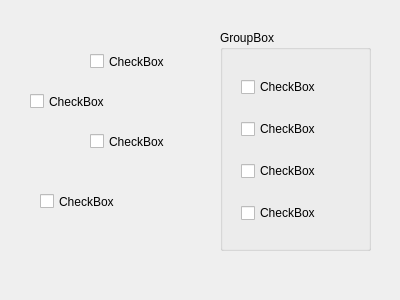
<?xml version="1.0" encoding="UTF-8"?>
<ui version="4.0">
 <class>Dialog</class>
 <widget class="QDialog" name="Dialog">
  <property name="geometry">
   <rect>
    <x>0</x>
    <y>0</y>
    <width>400</width>
    <height>300</height>
   </rect>
  </property>
  <property name="windowTitle">
   <string>Dialog</string>
  </property>
  <widget class="QGroupBox" name="groupchk">
   <property name="geometry">
    <rect>
     <x>220</x>
     <y>30</y>
     <width>151</width>
     <height>221</height>
    </rect>
   </property>
   <property name="title">
    <string>GroupBox</string>
   </property>
   <widget class="QWidget" name="">
    <property name="geometry">
     <rect>
      <x>21</x>
      <y>31</y>
      <width>111</width>
      <height>181</height>
     </rect>
    </property>
    <layout class="QVBoxLayout" name="verticalLayout">
     <item>
      <widget class="QCheckBox" name="groupchk_1">
       <property name="text">
        <string>CheckBox</string>
       </property>
      </widget>
     </item>
     <item>
      <widget class="QCheckBox" name="groupchk_2">
       <property name="text">
        <string>CheckBox</string>
       </property>
      </widget>
     </item>
     <item>
      <widget class="QCheckBox" name="groupchk_3">
       <property name="text">
        <string>CheckBox</string>
       </property>
      </widget>
     </item>
     <item>
      <widget class="QCheckBox" name="groupchk_4">
       <property name="text">
        <string>CheckBox</string>
       </property>
      </widget>
     </item>
    </layout>
   </widget>
  </widget>
  <widget class="QCheckBox" name="chk_1">
   <property name="geometry">
    <rect>
     <x>90</x>
     <y>50</y>
     <width>92</width>
     <height>23</height>
    </rect>
   </property>
   <property name="text">
    <string>CheckBox</string>
   </property>
  </widget>
  <widget class="QCheckBox" name="chk_2">
   <property name="geometry">
    <rect>
     <x>30</x>
     <y>90</y>
     <width>92</width>
     <height>23</height>
    </rect>
   </property>
   <property name="text">
    <string>CheckBox</string>
   </property>
  </widget>
  <widget class="QCheckBox" name="chk_3">
   <property name="geometry">
    <rect>
     <x>90</x>
     <y>130</y>
     <width>92</width>
     <height>23</height>
    </rect>
   </property>
   <property name="text">
    <string>CheckBox</string>
   </property>
  </widget>
  <widget class="QCheckBox" name="chk_4">
   <property name="geometry">
    <rect>
     <x>40</x>
     <y>190</y>
     <width>92</width>
     <height>23</height>
    </rect>
   </property>
   <property name="text">
    <string>CheckBox</string>
   </property>
  </widget>
 </widget>
 <resources/>
 <connections/>
</ui>
